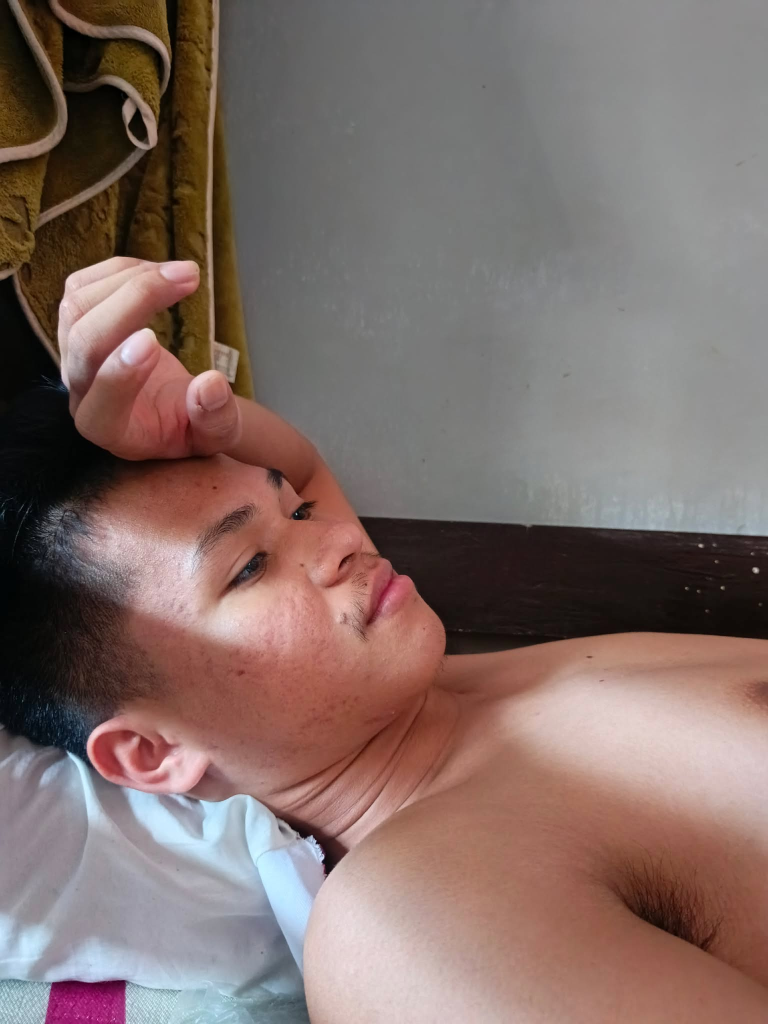
#> input picture Resources/Photos/kags.jpg, 1536 x 2048 px (shown at 1/2 size)
$ python transformations.py
#> lines starting #> are read from the running program, lines starting #| are printed output that depends on the picture
#pylint:disable=no-member

import cv2 as cv
import numpy as np

img = cv.imread('../Resources/Photos/kags.jpg')
#> img is the input picture: shape (2048, 1536, 3); mean B, G, R 104.8, 109.6, 128.8
cv.imshow('Park', img)

# Translation
def translate(img, x, y):
#> called with x = -100, y = 100
    transMat = np.float32([[1,0,x],[0,1,y]])
    dimensions = (img.shape[1], img.shape[0])
#> dimensions = (1536, 2048)
    return cv.warpAffine(img, transMat, dimensions)
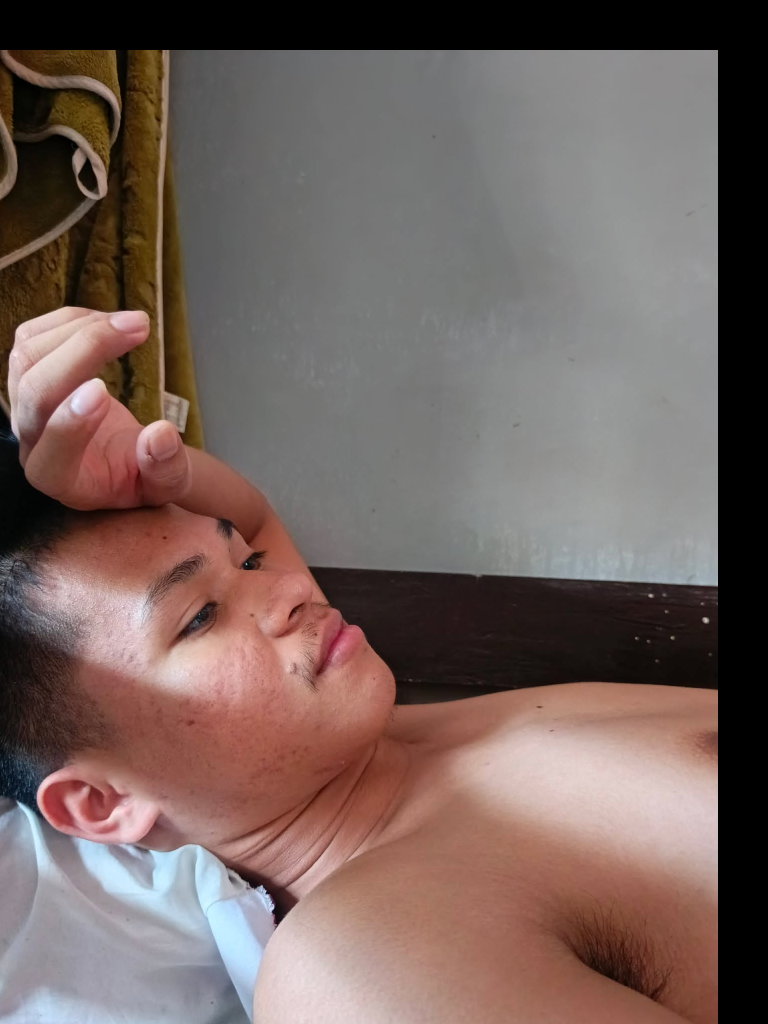
#> returned value: shape (2048, 1536, 3) (shown at 1/2 size); mean of channels 0, 1, 2 94.4, 99.1, 116.8; drawn as B, G, R

# -x --> Left
# -y --> Up
# x --> Right
# y --> Down

translated = translate(img, -100, 100)
cv.imshow('Translated', translated)

# Rotation
def rotate(img, angle, rotPoint=None):
#> called with angle = -45
    (height,width) = img.shape[:2]
#> height = 2048; width = 1536

    if rotPoint is None:
        rotPoint = (width//2,height//2)
#> rotPoint = (768, 1024)

    rotMat = cv.getRotationMatrix2D(rotPoint, angle, 1.0)
    dimensions = (width,height)
#> dimensions = (1536, 2048)

    return cv.warpAffine(img, rotMat, dimensions)
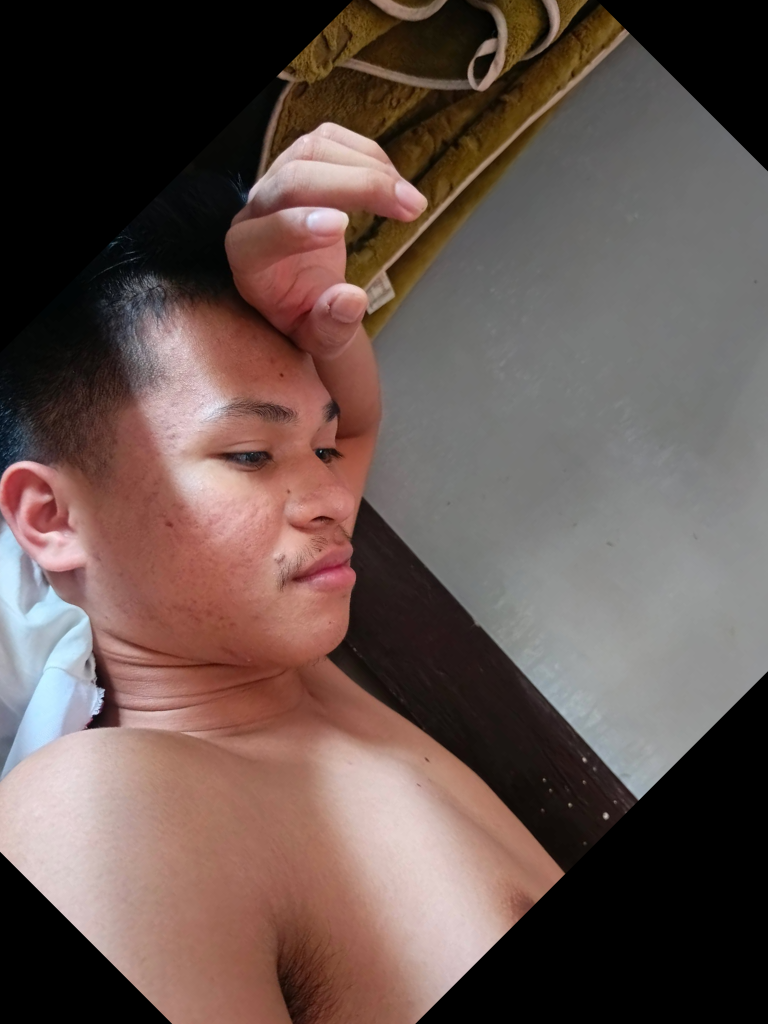
#> returned value: shape (2048, 1536, 3) (shown at 1/2 size); mean of channels 0, 1, 2 79.4, 84.6, 102.5; drawn as B, G, R

rotated = rotate(img, -45)
cv.imshow('Rotated', rotated)

rotated_rotated = rotate(img, -90)
#> call 2 of rotate, with angle = -90
#> in rotate (call 2), `return cv.warpAffine(img, rotMat, dimensions)`:
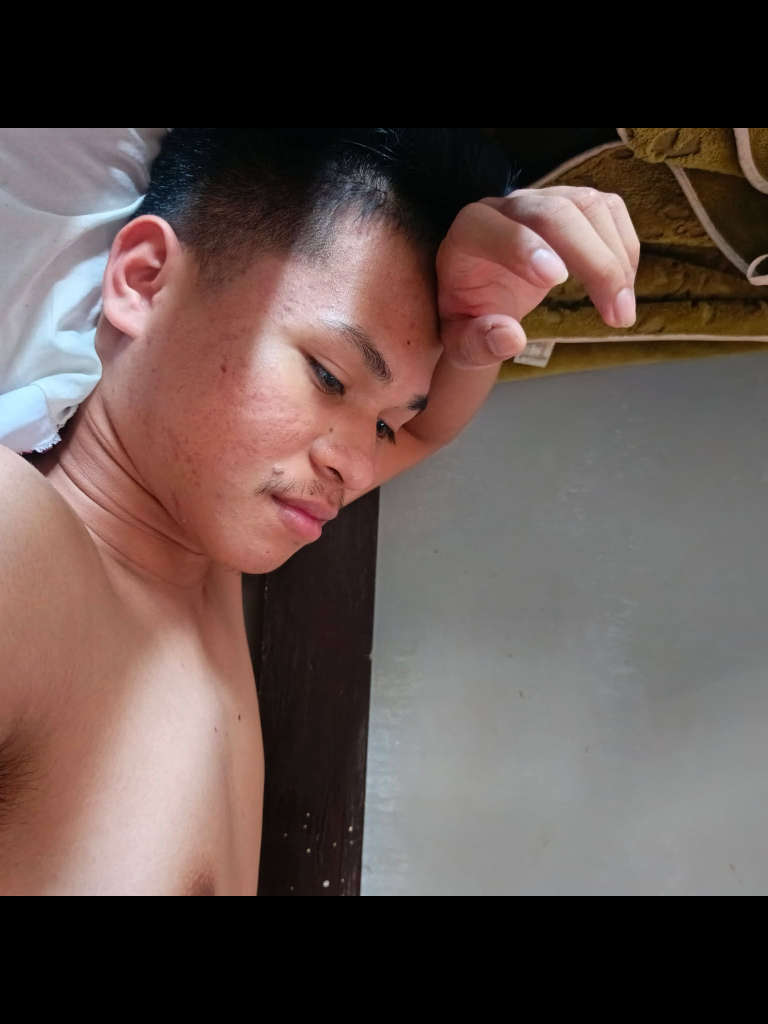
#> returned value: shape (2048, 1536, 3) (shown at 1/2 size); mean of channels 0, 1, 2 75.3, 79.4, 95.2; drawn as B, G, R
cv.imshow('Rotated Rotated', rotated_rotated)

# Resizing
resized = cv.resize(img, (500,500), interpolation=cv.INTER_CUBIC)
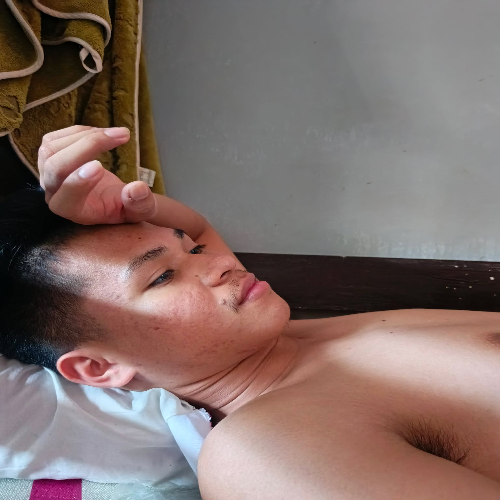
#> resized: shape (500, 500, 3); mean B, G, R 104.8, 109.6, 128.8
cv.imshow('Resized', resized)

# Flipping
flip = cv.flip(img, -1)
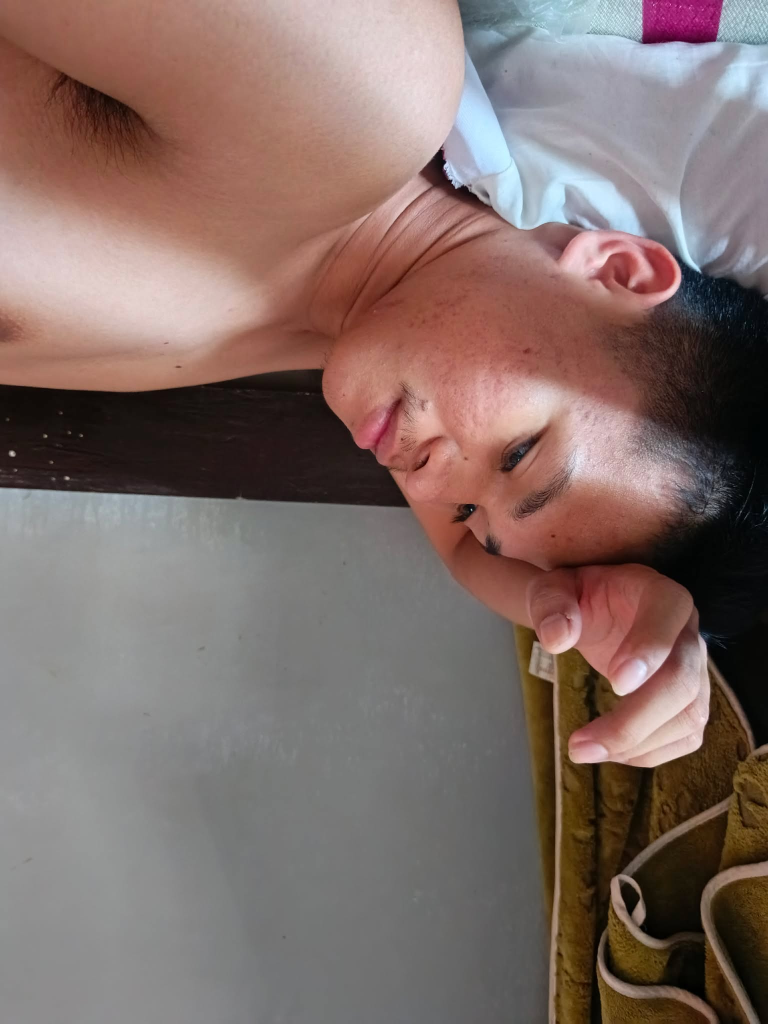
#> flip: shape (2048, 1536, 3) (shown at 1/2 size); mean B, G, R 104.8, 109.6, 128.8
cv.imshow('Flip', flip)

# Cropping
cropped = img[200:400, 300:400]
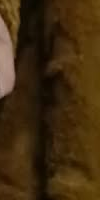
#> cropped: shape (200, 100, 3); mean B, G, R 15.6, 43.7, 65.3
cv.imshow('Cropped', cropped)


cv.waitKey(0)

$ run again, with Resources/Photos/iyan.jpg copied over Resources/Photos/kags.jpg
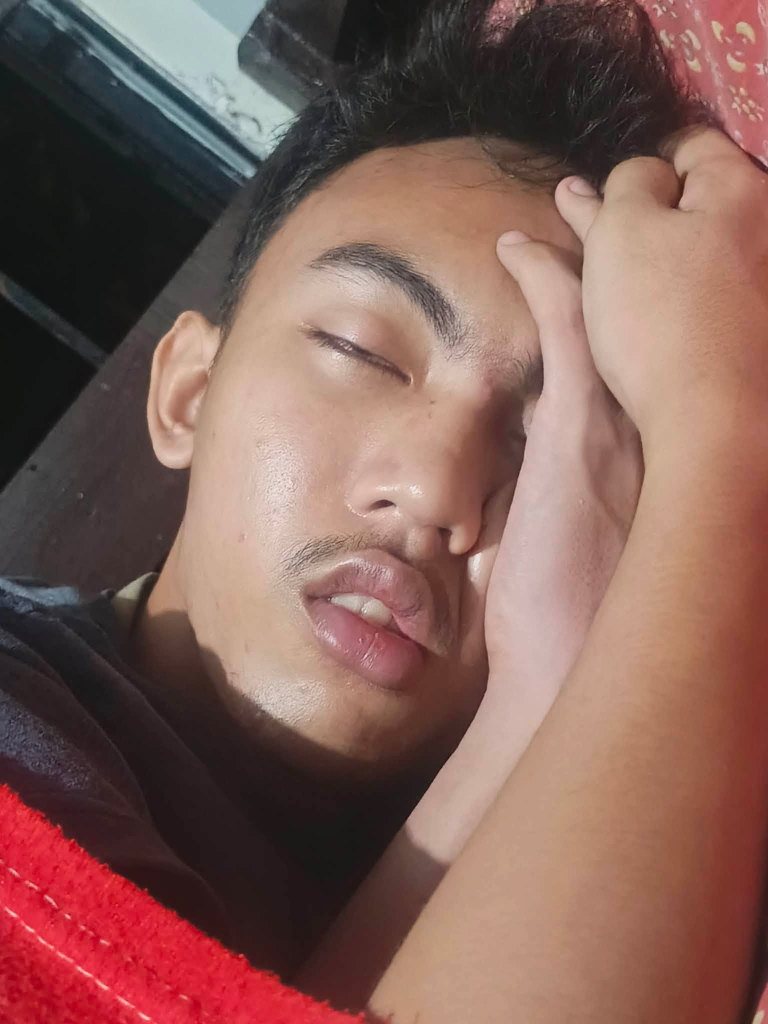
#> input picture Resources/Photos/iyan.jpg, 1536 x 2048 px (shown at 1/2 size)
#> img is the input picture: shape (2048, 1536, 3); mean B, G, R 87.4, 95, 130.2
#> `flip = cv.flip(img, -1)`:
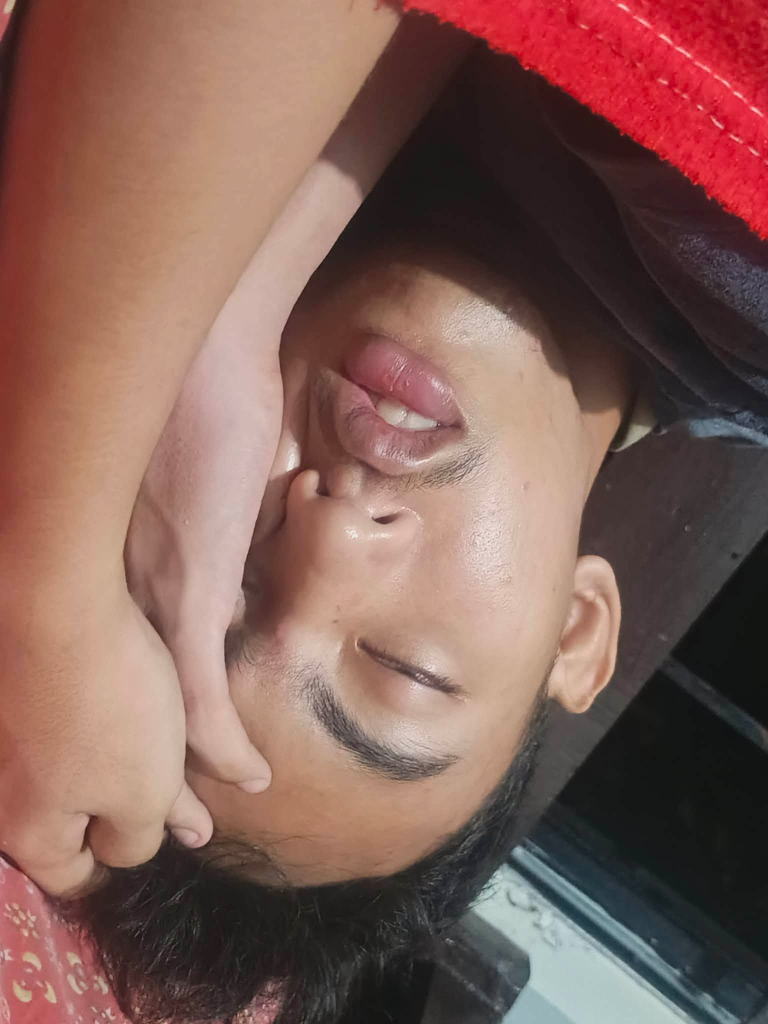
#> flip: shape (2048, 1536, 3) (shown at 1/2 size); mean B, G, R 87.4, 95, 130.2
#> `cropped = img[200:400, 300:400]`:
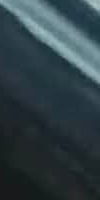
#> cropped: shape (200, 100, 3); mean B, G, R 69.8, 63.8, 47.9

$ run again, with Resources/Photos/kiss.jpg copied over Resources/Photos/kags.jpg
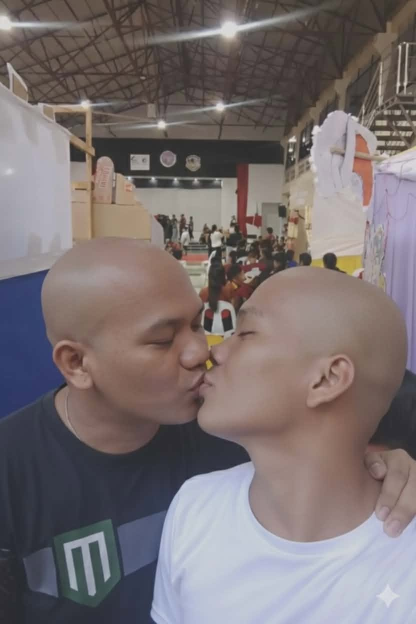
#> input picture Resources/Photos/kiss.jpg, 832 x 1248 px (shown at 1/2 size)
#> img is the input picture: shape (1248, 832, 3); mean B, G, R 113.4, 112.3, 121.4
#> `flip = cv.flip(img, -1)`:
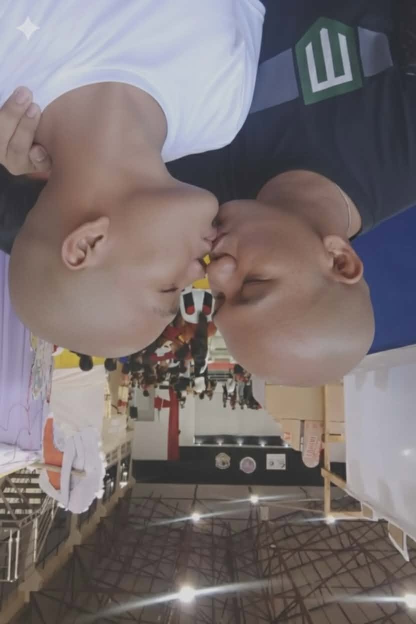
#> flip: shape (1248, 832, 3) (shown at 1/2 size); mean B, G, R 113.4, 112.3, 121.4
#> `cropped = img[200:400, 300:400]`:
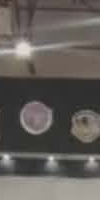
#> cropped: shape (200, 100, 3); mean B, G, R 89.3, 93.4, 98.2
